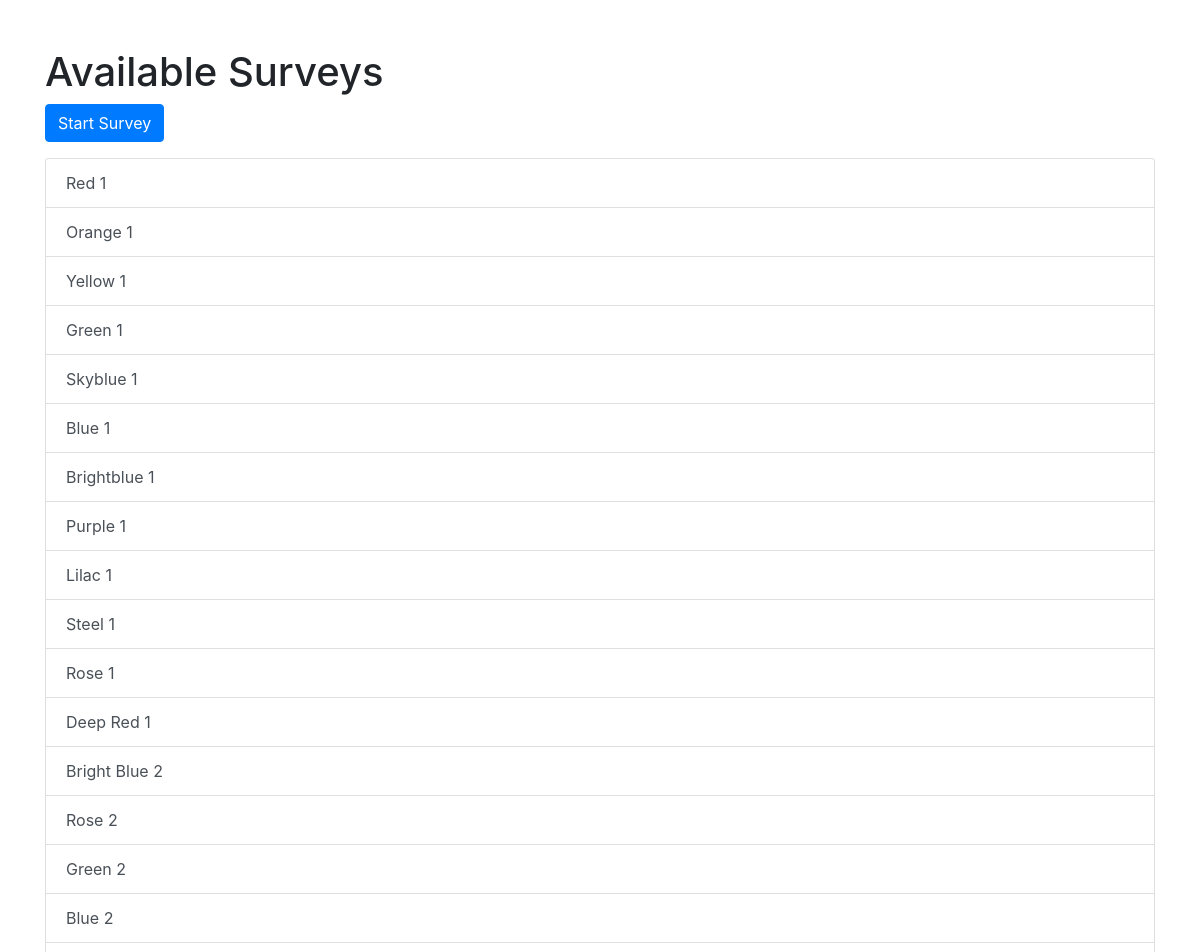
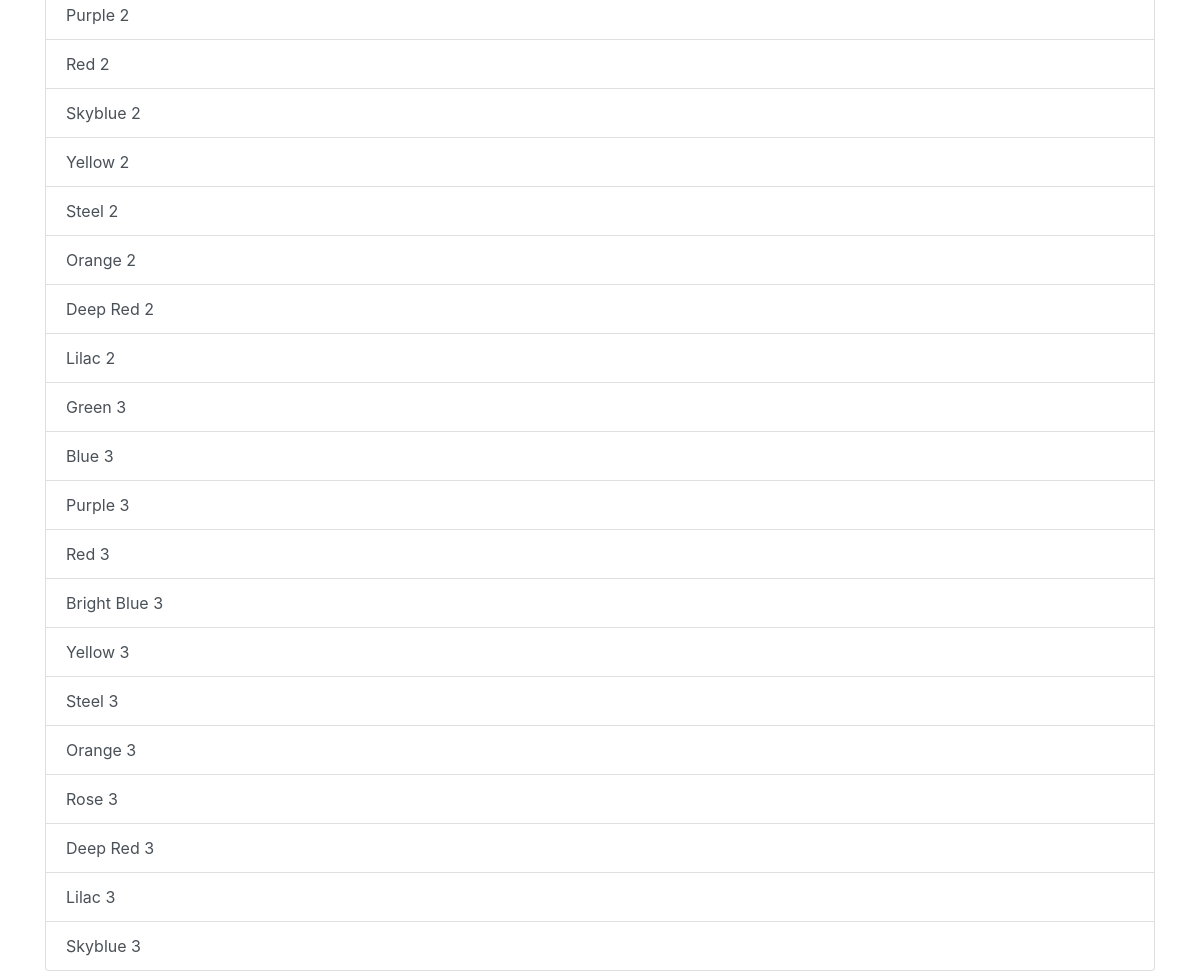
Screenshot of /survey/ with the database file from the repository (2 pictures, top to bottom).
### survey/models.py (models this page shows, shortened)
class Survey(models.Model):
    title = models.CharField(max_length=100)
    image = models.ImageField(upload_to='surveys/images/', null=True, blank=True)
    music_file_1 = models.FileField(upload_to='surveys/music/', null=True, blank=True)
    music_file_2 = models.FileField(upload_to='surveys/music/', null=True, blank=True)

### survey/views.py (the view)
# urls.py: path('', views.index_view, name='index'),
def index_view(request):
    surveys = Survey.objects.all()
    return render(request, 'survey/index.html', {'surveys': surveys})

### survey/templates/survey/index.html
{% extends 'survey/base.html' %}
{% block content %}
<h1>Available Surveys</h1>
<div class="mb-3">
    <a href="{% url 'survey:demographic_survey' %}" class="btn btn-primary">Start Survey</a>
</div>
<div class="list-group">
    {% for survey in surveys %}
    <a href="{% url 'survey:detail' survey.id %}" class="list-group-item list-group-item-action">
        {{ survey.title }}
    </a>
    {% endfor %}
</div>
{% endblock %}

### survey/templates/survey/base.html (shortened to what this page needs)
<!DOCTYPE html>
<html lang="en">
<head>
    {% load static %}
    <link rel="stylesheet" href="{% static 'survey/css/style.css' %}" type="text/css">
    <link rel="stylesheet" href="https://stackpath.bootstrapcdn.com/bootstrap/4.5.2/css/bootstrap.min.css">
</head>
<body>
    <div class="container mt-5">
        {% block content %}{% endblock %}
    </div>
</body>
</html>

### survey/static/survey/css/style.css (style rules this page uses)
body { margin: 0; font: 100%/1.6 "Open Sans", "Roboto", Arial, sans-serif; background: #333; color: #fff; }
a, [type="submit"] { transition: all 0.25s ease-in; color: #333; background: transparent; border: 1px solid #333; }
.btn-primary { background-color: #333; border-color: #333; }

### rows the page displays
Survey: title "Red 1"
Survey: title "Orange 1"
Survey: title "Yellow 1"
Survey: title "Green 1"
Survey: title "Skyblue 1"
Survey: title "Blue 1"
Survey: title "Brightblue 1"
Survey: title "Purple 1"
Survey: title "Lilac 1"
Survey: title "Steel 1"
Survey: title "Rose 1"
Survey: title "Deep Red 1"
Survey: title "Bright Blue 2"
Survey: title "Rose 2"
Survey: title "Green 2"
Survey: title "Blue 2"
Survey: title "Purple 2"
Survey: title "Red 2"
Survey: title "Skyblue 2"
Survey: title "Yellow 2"
Survey: title "Steel 2"
Survey: title "Orange 2"
Survey: title "Deep Red 2"
Survey: title "Lilac 2"
Survey: title "Green 3"
Survey: title "Blue 3"
Survey: title "Purple 3"
Survey: title "Red 3"
Survey: title "Bright Blue 3"
Survey: title "Yellow 3"
Survey: title "Steel 3"
Survey: title "Orange 3"
Survey: title "Rose 3"
Survey: title "Deep Red 3"
Survey: title "Lilac 3"
Survey: title "Skyblue 3"
